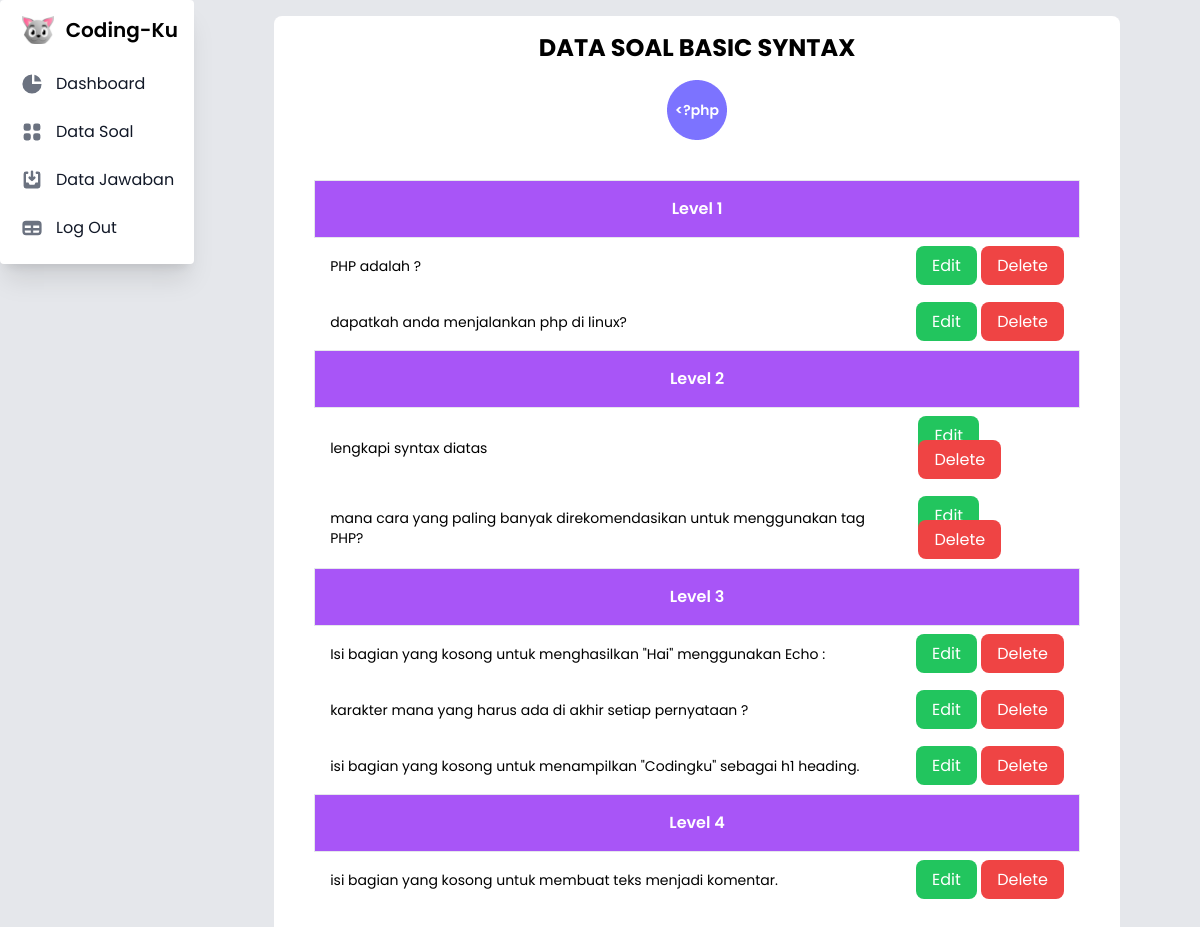
/codingku/soal/soal.php, run on the app's committed database.
### tables this page shows
CREATE TABLE `questions` (
  `question_number` int(11) NOT NULL,
  `question_text` text NOT NULL,
  `question_image` varchar(255) NOT NULL
);

### codingku/soal/soal.php (the view, shortened to what this page needs)
<!DOCTYPE html>
<html>
<?php
include_once("../koneksi.php");
$result = mysqli_query($conn, "SELECT * FROM questions WHERE question_number IN (1)");
$result2 = mysqli_query($conn, "SELECT * FROM questions WHERE question_number IN (2)");
$result3 = mysqli_query($conn, "SELECT * FROM questions WHERE question_number IN (3)");
$result4 = mysqli_query($conn, "SELECT * FROM questions WHERE question_number IN (4)");
$result5 = mysqli_query($conn, "SELECT * FROM questions WHERE question_number IN (5)");
$result6 = mysqli_query($conn, "SELECT * FROM questions WHERE question_number IN (6)");
$result7 = mysqli_query($conn, "SELECT * FROM questions WHERE question_number IN (7)");
$result9 = mysqli_query($conn, "SELECT * FROM questions WHERE question_number IN (9)");
?>
<head>
    <script src="https://cdn.tailwindcss.com"></script>
</head>
<body class="font-poppins bg-cover bg-gray-200">
    <div class="container-fluid position-relative flex font-poppins">
        <aside class="w-64" aria-label="Sidebar">
            <div class="px-3 py-4 overflow-y-auto rounded bg-white shadow-xl">
                <a class="flex items-center pl-2.5 mb-5">
                    <img src="../gambar/logo.png" class="h-6 mr-3 sm:h-7" alt="Flowbite Logo" />
                    <span class="self-center text-xl font-semibold whitespace-nowrap">Coding-Ku</span>
                </a>
                <ul class="space-y-2">
                    <li>
                        <a href="../admin.php" class="flex items-center p-2 text-base font-normal text-gray-900 rounded-lg hover:bg-gray-100 dark:hover:bg-gray-700">
                            <span class="ml-3">Dashboard</span>
                        </a>
                    </li>
                    <li>
                        <a href="courses.php" class="flex items-center p-2 text-base font-normal text-gray-900 rounded-lg hover:bg-gray-100 dark:hover:bg-gray-700 active">
                            <span class="flex-1 ml-3 whitespace-nowrap">Data Soal</span>
                        </a>
                    </li>
                    <li>
                        <a href="../jawaban/jawaban.php" class="flex items-center p-2 text-base font-normal text-gray-900 rounded-lg hover:bg-gray-100 dark:hover:bg-gray-700">
                            <span class="flex-1 ml-3 whitespace-nowrap">Data Jawaban</span>
                        </a>
                    </li>
                    <li>
                    <li>
                        <a href="../logout.php" class="h-full flex items-center p-2 text-base font-normal text-gray-900 rounded-lg hover:bg-gray-100 dark:hover:bg-gray-700">
                            <span class="flex-1 ml-3 whitespace-nowrap">Log Out</span>
                        </a>
                    </li>
                </ul>
            </div>
        </aside>
        <div class="flex flex-col w-full mt-4 mx-20 bg-white rounded-lg">
            <h1 class="text-2xl text-center p-4 font-poppins font-bold">DATA SOAL BASIC SYNTAX</h1>
            <div class="mx-auto">
                <img src="../gambar/courses/1.1.png" alt="">
            </div>
            <div class="w-full m-auto p-10">
                <table class="w-full">
                    <div class="px-20 py-4 text-center text-white border font-semibold bg-purple-500">
                        <p>Level 1</p>
                    </div>
                    <tbody>
                        <?php
                        while ($user_data = mysqli_fetch_array($result)) {
                            echo "<tr>";
                            echo "<td class='p-4 text-sm'>" . $user_data['question_text'] . "</td>";
                            echo "<td class='float-right p-4'><a class='px-4 py-2 bg-green-500 text-white rounded-lg' href='edit.php?question_number=$user_data[question_number]'>Edit</a> <a class='px-4 py-2 bg-red-500 text-white rounded-lg' href='delete.php?question_number=$user_data[question_number]'>Delete</a></td></tr>";
                        }
                        ?>
                        <?php
                        while ($user_data = mysqli_fetch_array($result2)) {
                            echo "<tr>";
                            echo "<td class='p-4 text-sm'>" . $user_data['question_text'] . "</td>";
                            echo "<td class='float-right p-4'><a class='px-4 py-2 bg-green-500 text-white rounded-lg' href='edit.php?question_number=$user_data[question_number]'>Edit</a> <a class='px-4 py-2 bg-red-500 text-white rounded-lg' href='delete.php?question_number=$user_data[question_number]'>Delete</a></td></tr>";
                        }
                        ?>
                    </tbody>
                </table>
                <table class="w-full">
                    <div class="px-20 py-4 text-center text-white border font-semibold bg-purple-500">
                        <p>Level 2</p>
                    </div>
                    <tbody>
                        <?php
                        while ($user_data = mysqli_fetch_array($result3)) {
                            echo "<tr>";
                            echo "<td class='p-4 text-sm'>" . $user_data['question_text'] . "</td>";
                            echo "<td class='float-right p-4'><a class='px-4 py-2 bg-green-500 text-white rounded-lg' href='edit.php?question_number=$user_data[question_number]'>Edit</a> <a class='px-4 py-2 bg-red-500 text-white rounded-lg' href='delete.php?question_number=$user_data[question_number]'>Delete</a></td></tr>";
                        }
                        ?>
                        <?php
                        while ($user_data = mysqli_fetch_array($result4)) {
                            echo "<tr>";
                            echo "<td class='p-4 text-sm'>" . $user_data['question_text'] . "</td>";
                            echo "<td class='float-right p-4'><a class='px-4 py-2 bg-green-500 text-white rounded-lg' href='edit.php?question_number=$user_data[question_number]'>Edit</a> <a class='px-4 py-2 bg-red-500 text-white rounded-lg' href='delete.php?question_number=$user_data[question_number]'>Delete</a></td></tr>";
                        }
                        ?>
                    </tbody>
                </table>
                <table class="w-full">
                    <div class="px-20 py-4 text-center text-white border font-semibold bg-purple-500">
                        <p>Level 3</p>
                    </div>
                    <tbody>
                        <?php
                        while ($user_data = mysqli_fetch_array($result5)) {
                            echo "<tr>";
                            echo "<td class='p-4 text-sm'>" . $user_data['question_text'] . "</td>";
                            echo "<td class='float-right p-4'><a class='px-4 py-2 bg-green-500 text-white rounded-lg' href='edit.php?question_number=$user_data[question_number]'>Edit</a> <a class='px-4 py-2 bg-red-500 text-white rounded-lg' href='delete.php?question_number=$user_data[question_number]'>Delete</a></td></tr>";
                        }
                        ?>
                        <?php
                        while ($user_data = mysqli_fetch_array($result6)) {
                            echo "<tr>";
                            echo "<td class='p-4 text-sm'>" . $user_data['question_text'] . "</td>";
                            echo "<td class='float-right p-4'><a class='px-4 py-2 bg-green-500 text-white rounded-lg' href='edit.php?question_number=$user_data[question_number]'>Edit</a> <a class='px-4 py-2 bg-red-500 text-white rounded-lg' href='delete.php?question_number=$user_data[question_number]'>Delete</a></td></tr>";
                        }
                        ?>
                        <?php
                        while ($user_data = mysqli_fetch_array($result7)) {
                            echo "<tr>";
                            echo "<td class='p-4 text-sm'>" . $user_data['question_text'] . "</td>";
                            echo "<td class='float-right p-4'><a class='px-4 py-2 bg-green-500 text-white rounded-lg' href='edit.php?question_number=$user_data[question_number]'>Edit</a> <a class='px-4 py-2 bg-red-500 text-white rounded-lg' href='delete.php?question_number=$user_data[question_number]'>Delete</a></td></tr>";
                        }
                        ?>
                    </tbody>
                </table>
                <table class="w-full">
                    <div class="px-20 py-4 text-center text-white border font-semibold bg-purple-500">
                        <p>Level 4</p>
                    </div>
                    <tbody>
                        <?php
                        while ($user_data = mysqli_fetch_array($result9)) {
                            echo "<tr>";
                            echo "<td class='p-4 text-sm'>" . $user_data['question_text'] . "</td>";
                            echo "<td class='float-right p-4'><a class='px-4 py-2 bg-green-500 text-white rounded-lg' href='edit.php?question_number=$user_data[question_number]'>Edit</a> <a class='px-4 py-2 bg-red-500 text-white rounded-lg' href='delete.php?question_number=$user_data[question_number]'>Delete</a></td></tr>";
                        }
                        ?>
                    </tbody>
                </table>
            </div>
        </div>
    </div>
</body>
</html>

### data on the page
questions: question_text "PHP adalah ?"
questions: question_text "dapatkah anda menjalankan php di linux?"
questions: question_text "lengkapi syntax diatas"
questions: question_text "mana cara yang paling banyak direkomendasikan untuk menggunakan tag PHP?"
questions: question_text "Isi bagian yang kosong untuk menghasilkan \"Hai\" menggunakan Echo :"
questions: question_text "karakter mana yang harus ada di akhir setiap pernyataan ?"
questions: question_text "isi bagian yang kosong untuk menampilkan \"Codingku\" sebagai h1 heading."
questions: question_text "isi bagian yang kosong untuk membuat teks menjadi komentar."
